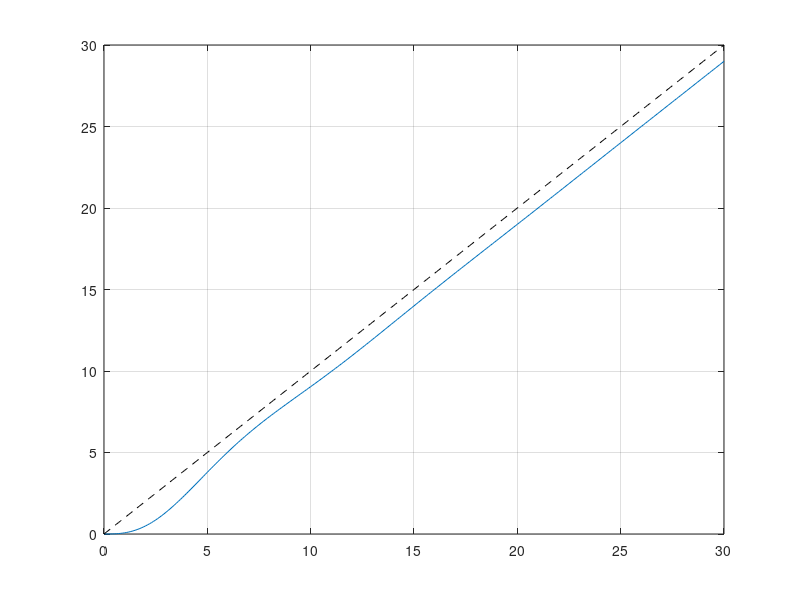

Reproduce this figure in MATLAB.
t=0:0.1:30; 
G=tf([0.51],[1 0.51 0.51])

%u=ones(1, length(t)); 


u=t; %Ramp 
%u=0.5*t.*t; %'Parabola

y=lsim(G,u,t);

plot(t,y)
hold on
plot(t,u,'--k')
grid 

